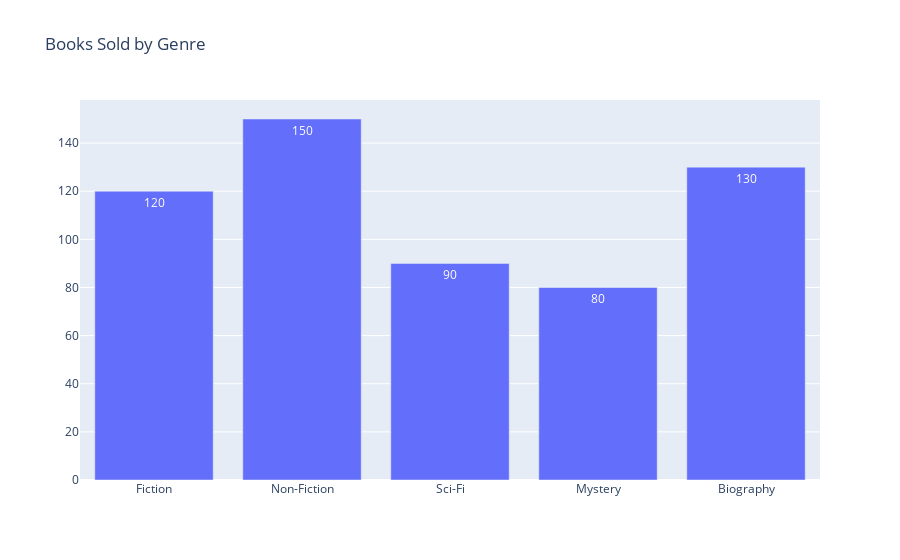

Write notebook code for a chart like this one.
### Code cell
fig = go.Figure(data=go.Bar(x=genres, y=books_sold, text = books_sold))
fig.update_layout(title_text='Books Sold by Genre')
fig.show()

### Figure 1 — Plotly figure (JSON) as saved in the notebook; plotly's stock layout.template omitted (floating-point values rounded to 4 significant figures)
{"data": [{"text": ["120", "150", "90", "80", "130"], "type": "bar", "x": ["Fiction", "Non-Fiction", "Sci-Fi", "Mystery", "Biography"], "y": [120, 150, 90, 80, 130]}], "layout": {"title": {"text": "Books Sold by Genre"}}}
